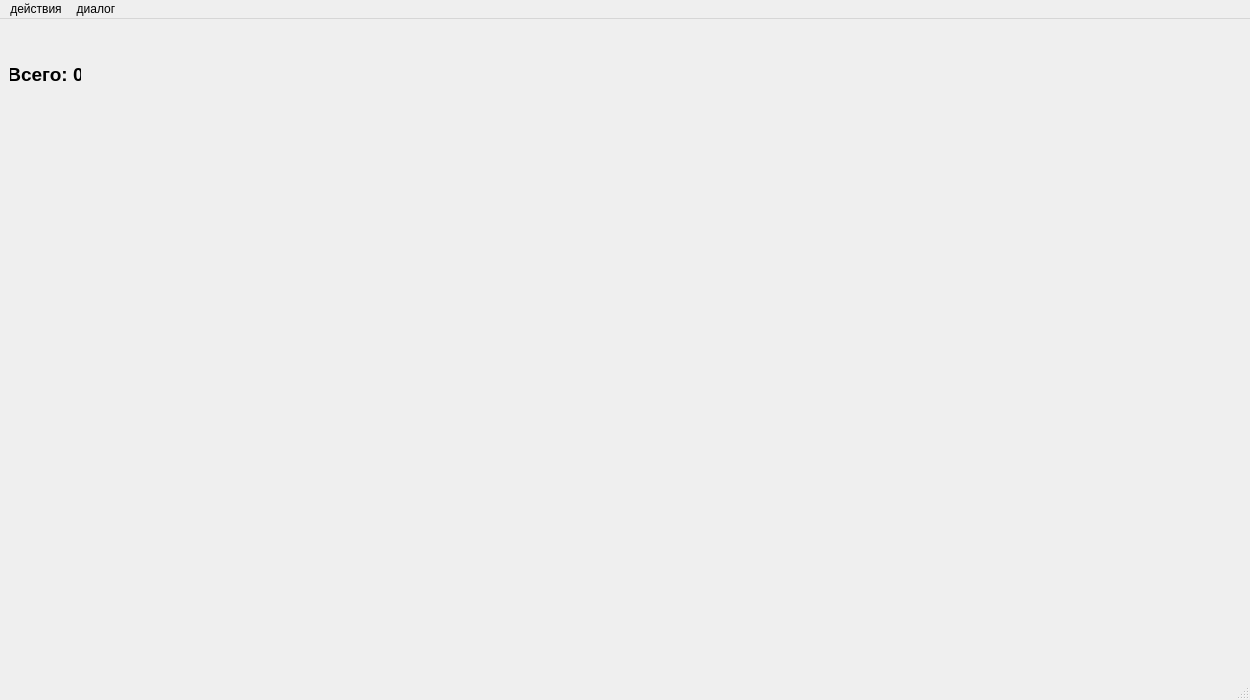
<?xml version="1.0" encoding="UTF-8"?>
<ui version="4.0">
 <class>Belkin</class>
 <widget class="QMainWindow" name="Belkin">
  <property name="geometry">
   <rect>
    <x>0</x>
    <y>0</y>
    <width>1250</width>
    <height>700</height>
   </rect>
  </property>
  <property name="windowTitle">
   <string>Belkin</string>
  </property>
  <widget class="QWidget" name="centralwidget">
   <widget class="QLabel" name="label_total">
    <property name="geometry">
     <rect>
      <x>10</x>
      <y>40</y>
      <width>71</width>
      <height>31</height>
     </rect>
    </property>
    <property name="font">
     <font>
      <pointsize>14</pointsize>
      <bold>true</bold>
     </font>
    </property>
    <property name="text">
     <string>Всего: 0</string>
    </property>
    <property name="alignment">
     <set>Qt::AlignmentFlag::AlignCenter</set>
    </property>
   </widget>
  </widget>
  <widget class="QMenuBar" name="menubar">
   <property name="geometry">
    <rect>
     <x>0</x>
     <y>0</y>
     <width>1250</width>
     <height>30</height>
    </rect>
   </property>
   <widget class="QMenu" name="menu">
    <property name="title">
     <string>действия</string>
    </property>
    <addaction name="action_load"/>
    <addaction name="action_save"/>
    <addaction name="action_clear"/>
   </widget>
   <widget class="QMenu" name="menu_2">
    <property name="title">
     <string>диалог</string>
    </property>
    <addaction name="action_openDialog"/>
   </widget>
   <addaction name="menu"/>
   <addaction name="menu_2"/>
  </widget>
  <widget class="QStatusBar" name="statusbar"/>
  <action name="action_load">
   <property name="text">
    <string>загрузить</string>
   </property>
  </action>
  <action name="action_save">
   <property name="text">
    <string>сохранить</string>
   </property>
  </action>
  <action name="action_clear">
   <property name="text">
    <string>удалить</string>
   </property>
  </action>
  <action name="action_openDialog">
   <property name="text">
    <string>открыть диалог</string>
   </property>
  </action>
 </widget>
 <resources/>
 <connections/>
</ui>
